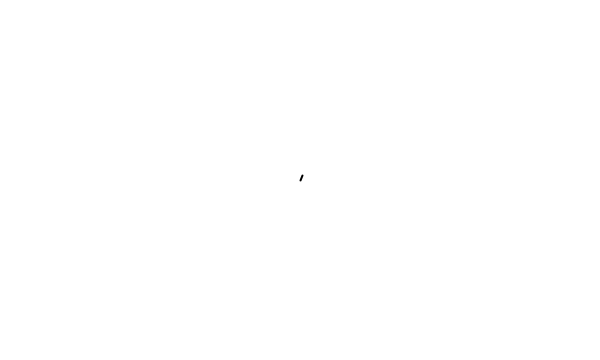
Frame 1 (no input)
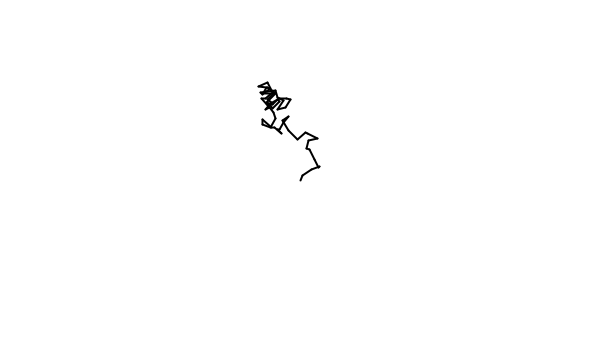
Frame 60 (the mouse pressed at the canvas centre just before this capture)
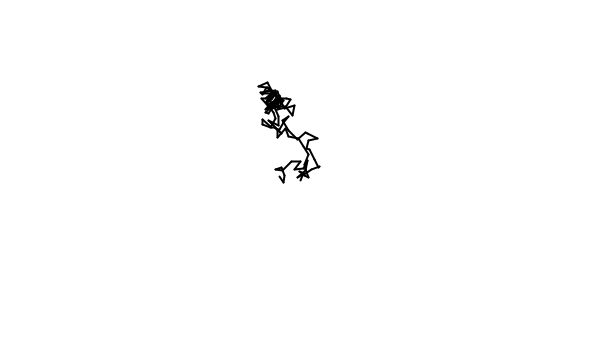
Frame 120 (the mouse held since frame 60 and released just before this capture)

The Processing sketch that drew these frames (run headless with seeded random() and noise(); from frame 60 on, the mouse is pressed at the canvas centre):

// Processing sketch: random_path
// ── random_path.pde
// previous location
float previousX;
float previousY;

// current location
float x;
float y;

void setup() {
  size(600, 360);
  // start in the center
  x = width/2;
  y = height/2;
  background(255);
}

void draw() {
  
  
  // save current location
  previousX = x;
  previousY = y;
  
  // get a new current location
  x += random(-10,10);
  y += random(-10,10);
   
  // connect both with a line
  stroke(0);
  strokeWeight(2);
  line(previousX,previousY,x,y);
  
  // stay in the window
  x = constrain(x,0,width);
  y = constrain(y,0,height);
}
